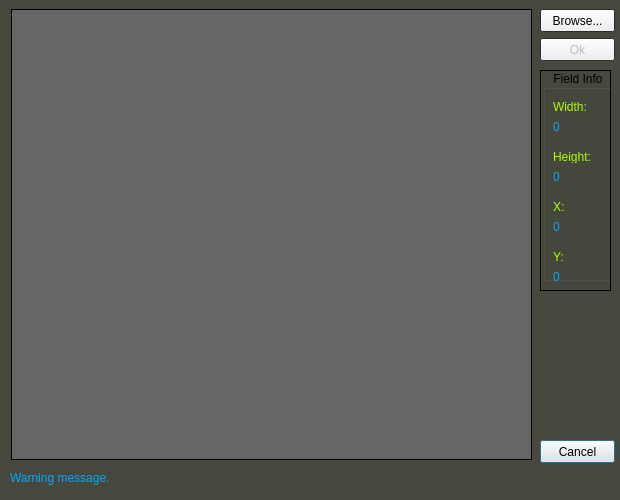
<?xml version="1.0" encoding="UTF-8"?>
<ui version="4.0">
 <class>Dialog</class>
 <widget class="QDialog" name="Dialog">
  <property name="geometry">
   <rect>
    <x>0</x>
    <y>0</y>
    <width>620</width>
    <height>500</height>
   </rect>
  </property>
  <property name="palette">
   <palette>
    <active>
     <colorrole role="Base">
      <brush brushstyle="SolidPattern">
       <color alpha="255">
        <red>255</red>
        <green>255</green>
        <blue>255</blue>
       </color>
      </brush>
     </colorrole>
     <colorrole role="Window">
      <brush brushstyle="SolidPattern">
       <color alpha="255">
        <red>70</red>
        <green>72</green>
        <blue>61</blue>
       </color>
      </brush>
     </colorrole>
    </active>
    <inactive>
     <colorrole role="Base">
      <brush brushstyle="SolidPattern">
       <color alpha="255">
        <red>255</red>
        <green>255</green>
        <blue>255</blue>
       </color>
      </brush>
     </colorrole>
     <colorrole role="Window">
      <brush brushstyle="SolidPattern">
       <color alpha="255">
        <red>70</red>
        <green>72</green>
        <blue>61</blue>
       </color>
      </brush>
     </colorrole>
    </inactive>
    <disabled>
     <colorrole role="Base">
      <brush brushstyle="SolidPattern">
       <color alpha="255">
        <red>70</red>
        <green>72</green>
        <blue>61</blue>
       </color>
      </brush>
     </colorrole>
     <colorrole role="Window">
      <brush brushstyle="SolidPattern">
       <color alpha="255">
        <red>70</red>
        <green>72</green>
        <blue>61</blue>
       </color>
      </brush>
     </colorrole>
    </disabled>
   </palette>
  </property>
  <property name="windowTitle">
   <string>Plate Clipper</string>
  </property>
  <property name="sizeGripEnabled">
   <bool>false</bool>
  </property>
  <property name="modal">
   <bool>true</bool>
  </property>
  <widget class="QWidget" name="widget" native="true">
   <property name="geometry">
    <rect>
     <x>0</x>
     <y>0</y>
     <width>620</width>
     <height>501</height>
    </rect>
   </property>
   <property name="palette">
    <palette>
     <active>
      <colorrole role="Base">
       <brush brushstyle="SolidPattern">
        <color alpha="255">
         <red>255</red>
         <green>255</green>
         <blue>255</blue>
        </color>
       </brush>
      </colorrole>
      <colorrole role="Window">
       <brush brushstyle="SolidPattern">
        <color alpha="255">
         <red>57</red>
         <green>59</green>
         <blue>50</blue>
        </color>
       </brush>
      </colorrole>
     </active>
     <inactive>
      <colorrole role="Base">
       <brush brushstyle="SolidPattern">
        <color alpha="255">
         <red>255</red>
         <green>255</green>
         <blue>255</blue>
        </color>
       </brush>
      </colorrole>
      <colorrole role="Window">
       <brush brushstyle="SolidPattern">
        <color alpha="255">
         <red>57</red>
         <green>59</green>
         <blue>50</blue>
        </color>
       </brush>
      </colorrole>
     </inactive>
     <disabled>
      <colorrole role="Base">
       <brush brushstyle="SolidPattern">
        <color alpha="255">
         <red>57</red>
         <green>59</green>
         <blue>50</blue>
        </color>
       </brush>
      </colorrole>
      <colorrole role="Window">
       <brush brushstyle="SolidPattern">
        <color alpha="255">
         <red>57</red>
         <green>59</green>
         <blue>50</blue>
        </color>
       </brush>
      </colorrole>
     </disabled>
    </palette>
   </property>
   <widget class="QPushButton" name="cancelButton">
    <property name="geometry">
     <rect>
      <x>540</x>
      <y>440</y>
      <width>75</width>
      <height>23</height>
     </rect>
    </property>
    <property name="sizePolicy">
     <sizepolicy hsizetype="Fixed" vsizetype="Fixed">
      <horstretch>0</horstretch>
      <verstretch>0</verstretch>
     </sizepolicy>
    </property>
    <property name="text">
     <string>Cancel</string>
    </property>
   </widget>
   <widget class="ZPictureBox" name="drawingLabel">
    <property name="geometry">
     <rect>
      <x>10</x>
      <y>10</y>
      <width>520</width>
      <height>450</height>
     </rect>
    </property>
    <property name="cursor">
     <cursorShape>CrossCursor</cursorShape>
    </property>
    <property name="text">
     <string/>
    </property>
   </widget>
   <widget class="QPushButton" name="okButton">
    <property name="enabled">
     <bool>false</bool>
    </property>
    <property name="geometry">
     <rect>
      <x>540</x>
      <y>38</y>
      <width>75</width>
      <height>23</height>
     </rect>
    </property>
    <property name="sizePolicy">
     <sizepolicy hsizetype="Fixed" vsizetype="Fixed">
      <horstretch>0</horstretch>
      <verstretch>0</verstretch>
     </sizepolicy>
    </property>
    <property name="text">
     <string>Ok</string>
    </property>
   </widget>
   <widget class="QLabel" name="pictureLabel">
    <property name="geometry">
     <rect>
      <x>11</x>
      <y>9</y>
      <width>521</width>
      <height>451</height>
     </rect>
    </property>
    <property name="sizePolicy">
     <sizepolicy hsizetype="Preferred" vsizetype="Preferred">
      <horstretch>0</horstretch>
      <verstretch>0</verstretch>
     </sizepolicy>
    </property>
    <property name="palette">
     <palette>
      <active>
       <colorrole role="Base">
        <brush brushstyle="SolidPattern">
         <color alpha="255">
          <red>255</red>
          <green>255</green>
          <blue>255</blue>
         </color>
        </brush>
       </colorrole>
       <colorrole role="Window">
        <brush brushstyle="SolidPattern">
         <color alpha="255">
          <red>102</red>
          <green>102</green>
          <blue>102</blue>
         </color>
        </brush>
       </colorrole>
      </active>
      <inactive>
       <colorrole role="Base">
        <brush brushstyle="SolidPattern">
         <color alpha="255">
          <red>255</red>
          <green>255</green>
          <blue>255</blue>
         </color>
        </brush>
       </colorrole>
       <colorrole role="Window">
        <brush brushstyle="SolidPattern">
         <color alpha="255">
          <red>102</red>
          <green>102</green>
          <blue>102</blue>
         </color>
        </brush>
       </colorrole>
      </inactive>
      <disabled>
       <colorrole role="Base">
        <brush brushstyle="SolidPattern">
         <color alpha="255">
          <red>102</red>
          <green>102</green>
          <blue>102</blue>
         </color>
        </brush>
       </colorrole>
       <colorrole role="Window">
        <brush brushstyle="SolidPattern">
         <color alpha="255">
          <red>102</red>
          <green>102</green>
          <blue>102</blue>
         </color>
        </brush>
       </colorrole>
      </disabled>
     </palette>
    </property>
    <property name="cursor">
     <cursorShape>CrossCursor</cursorShape>
    </property>
    <property name="autoFillBackground">
     <bool>true</bool>
    </property>
    <property name="frameShape">
     <enum>QFrame::Box</enum>
    </property>
    <property name="text">
     <string/>
    </property>
    <property name="scaledContents">
     <bool>true</bool>
    </property>
   </widget>
   <widget class="QPushButton" name="browseButton">
    <property name="geometry">
     <rect>
      <x>540</x>
      <y>9</y>
      <width>75</width>
      <height>23</height>
     </rect>
    </property>
    <property name="sizePolicy">
     <sizepolicy hsizetype="Fixed" vsizetype="Fixed">
      <horstretch>0</horstretch>
      <verstretch>0</verstretch>
     </sizepolicy>
    </property>
    <property name="text">
     <string>Browse...</string>
    </property>
   </widget>
   <widget class="QLabel" name="status">
    <property name="geometry">
     <rect>
      <x>10</x>
      <y>470</y>
      <width>601</width>
      <height>16</height>
     </rect>
    </property>
    <property name="palette">
     <palette>
      <active>
       <colorrole role="WindowText">
        <brush brushstyle="SolidPattern">
         <color alpha="255">
          <red>0</red>
          <green>170</green>
          <blue>255</blue>
         </color>
        </brush>
       </colorrole>
      </active>
      <inactive>
       <colorrole role="WindowText">
        <brush brushstyle="SolidPattern">
         <color alpha="255">
          <red>0</red>
          <green>170</green>
          <blue>255</blue>
         </color>
        </brush>
       </colorrole>
      </inactive>
      <disabled>
       <colorrole role="WindowText">
        <brush brushstyle="SolidPattern">
         <color alpha="255">
          <red>120</red>
          <green>120</green>
          <blue>120</blue>
         </color>
        </brush>
       </colorrole>
      </disabled>
     </palette>
    </property>
    <property name="text">
     <string>Warning message.</string>
    </property>
   </widget>
   <widget class="QFrame" name="frame">
    <property name="geometry">
     <rect>
      <x>540</x>
      <y>70</y>
      <width>71</width>
      <height>221</height>
     </rect>
    </property>
    <property name="frameShape">
     <enum>QFrame::Box</enum>
    </property>
    <property name="frameShadow">
     <enum>QFrame::Plain</enum>
    </property>
    <widget class="QGroupBox" name="groupBox">
     <property name="geometry">
      <rect>
       <x>3</x>
       <y>0</y>
       <width>71</width>
       <height>211</height>
      </rect>
     </property>
     <property name="title">
      <string>Field Info</string>
     </property>
     <property name="alignment">
      <set>Qt::AlignCenter</set>
     </property>
     <widget class="QLabel" name="label">
      <property name="geometry">
       <rect>
        <x>10</x>
        <y>30</y>
        <width>46</width>
        <height>13</height>
       </rect>
      </property>
      <property name="palette">
       <palette>
        <active>
         <colorrole role="WindowText">
          <brush brushstyle="SolidPattern">
           <color alpha="255">
            <red>170</red>
            <green>255</green>
            <blue>0</blue>
           </color>
          </brush>
         </colorrole>
        </active>
        <inactive>
         <colorrole role="WindowText">
          <brush brushstyle="SolidPattern">
           <color alpha="255">
            <red>170</red>
            <green>255</green>
            <blue>0</blue>
           </color>
          </brush>
         </colorrole>
        </inactive>
        <disabled>
         <colorrole role="WindowText">
          <brush brushstyle="SolidPattern">
           <color alpha="255">
            <red>120</red>
            <green>120</green>
            <blue>120</blue>
           </color>
          </brush>
         </colorrole>
        </disabled>
       </palette>
      </property>
      <property name="text">
       <string>Width:</string>
      </property>
     </widget>
     <widget class="QLabel" name="label_2">
      <property name="geometry">
       <rect>
        <x>10</x>
        <y>80</y>
        <width>46</width>
        <height>13</height>
       </rect>
      </property>
      <property name="palette">
       <palette>
        <active>
         <colorrole role="WindowText">
          <brush brushstyle="SolidPattern">
           <color alpha="255">
            <red>170</red>
            <green>255</green>
            <blue>0</blue>
           </color>
          </brush>
         </colorrole>
        </active>
        <inactive>
         <colorrole role="WindowText">
          <brush brushstyle="SolidPattern">
           <color alpha="255">
            <red>170</red>
            <green>255</green>
            <blue>0</blue>
           </color>
          </brush>
         </colorrole>
        </inactive>
        <disabled>
         <colorrole role="WindowText">
          <brush brushstyle="SolidPattern">
           <color alpha="255">
            <red>120</red>
            <green>120</green>
            <blue>120</blue>
           </color>
          </brush>
         </colorrole>
        </disabled>
       </palette>
      </property>
      <property name="text">
       <string>Height:</string>
      </property>
     </widget>
     <widget class="QLabel" name="label_3">
      <property name="geometry">
       <rect>
        <x>10</x>
        <y>130</y>
        <width>46</width>
        <height>13</height>
       </rect>
      </property>
      <property name="palette">
       <palette>
        <active>
         <colorrole role="WindowText">
          <brush brushstyle="SolidPattern">
           <color alpha="255">
            <red>170</red>
            <green>255</green>
            <blue>0</blue>
           </color>
          </brush>
         </colorrole>
        </active>
        <inactive>
         <colorrole role="WindowText">
          <brush brushstyle="SolidPattern">
           <color alpha="255">
            <red>170</red>
            <green>255</green>
            <blue>0</blue>
           </color>
          </brush>
         </colorrole>
        </inactive>
        <disabled>
         <colorrole role="WindowText">
          <brush brushstyle="SolidPattern">
           <color alpha="255">
            <red>120</red>
            <green>120</green>
            <blue>120</blue>
           </color>
          </brush>
         </colorrole>
        </disabled>
       </palette>
      </property>
      <property name="text">
       <string>X:</string>
      </property>
     </widget>
     <widget class="QLabel" name="label_4">
      <property name="geometry">
       <rect>
        <x>10</x>
        <y>180</y>
        <width>46</width>
        <height>13</height>
       </rect>
      </property>
      <property name="palette">
       <palette>
        <active>
         <colorrole role="WindowText">
          <brush brushstyle="SolidPattern">
           <color alpha="255">
            <red>170</red>
            <green>255</green>
            <blue>0</blue>
           </color>
          </brush>
         </colorrole>
        </active>
        <inactive>
         <colorrole role="WindowText">
          <brush brushstyle="SolidPattern">
           <color alpha="255">
            <red>170</red>
            <green>255</green>
            <blue>0</blue>
           </color>
          </brush>
         </colorrole>
        </inactive>
        <disabled>
         <colorrole role="WindowText">
          <brush brushstyle="SolidPattern">
           <color alpha="255">
            <red>120</red>
            <green>120</green>
            <blue>120</blue>
           </color>
          </brush>
         </colorrole>
        </disabled>
       </palette>
      </property>
      <property name="text">
       <string>Y:</string>
      </property>
     </widget>
     <widget class="QLabel" name="width">
      <property name="geometry">
       <rect>
        <x>10</x>
        <y>50</y>
        <width>46</width>
        <height>13</height>
       </rect>
      </property>
      <property name="palette">
       <palette>
        <active>
         <colorrole role="WindowText">
          <brush brushstyle="SolidPattern">
           <color alpha="255">
            <red>0</red>
            <green>170</green>
            <blue>255</blue>
           </color>
          </brush>
         </colorrole>
        </active>
        <inactive>
         <colorrole role="WindowText">
          <brush brushstyle="SolidPattern">
           <color alpha="255">
            <red>0</red>
            <green>170</green>
            <blue>255</blue>
           </color>
          </brush>
         </colorrole>
        </inactive>
        <disabled>
         <colorrole role="WindowText">
          <brush brushstyle="SolidPattern">
           <color alpha="255">
            <red>120</red>
            <green>120</green>
            <blue>120</blue>
           </color>
          </brush>
         </colorrole>
        </disabled>
       </palette>
      </property>
      <property name="text">
       <string>0</string>
      </property>
     </widget>
     <widget class="QLabel" name="height">
      <property name="geometry">
       <rect>
        <x>10</x>
        <y>100</y>
        <width>46</width>
        <height>13</height>
       </rect>
      </property>
      <property name="palette">
       <palette>
        <active>
         <colorrole role="WindowText">
          <brush brushstyle="SolidPattern">
           <color alpha="255">
            <red>0</red>
            <green>170</green>
            <blue>255</blue>
           </color>
          </brush>
         </colorrole>
        </active>
        <inactive>
         <colorrole role="WindowText">
          <brush brushstyle="SolidPattern">
           <color alpha="255">
            <red>0</red>
            <green>170</green>
            <blue>255</blue>
           </color>
          </brush>
         </colorrole>
        </inactive>
        <disabled>
         <colorrole role="WindowText">
          <brush brushstyle="SolidPattern">
           <color alpha="255">
            <red>120</red>
            <green>120</green>
            <blue>120</blue>
           </color>
          </brush>
         </colorrole>
        </disabled>
       </palette>
      </property>
      <property name="text">
       <string>0</string>
      </property>
     </widget>
     <widget class="QLabel" name="x">
      <property name="geometry">
       <rect>
        <x>10</x>
        <y>150</y>
        <width>46</width>
        <height>13</height>
       </rect>
      </property>
      <property name="palette">
       <palette>
        <active>
         <colorrole role="WindowText">
          <brush brushstyle="SolidPattern">
           <color alpha="255">
            <red>0</red>
            <green>170</green>
            <blue>255</blue>
           </color>
          </brush>
         </colorrole>
        </active>
        <inactive>
         <colorrole role="WindowText">
          <brush brushstyle="SolidPattern">
           <color alpha="255">
            <red>0</red>
            <green>170</green>
            <blue>255</blue>
           </color>
          </brush>
         </colorrole>
        </inactive>
        <disabled>
         <colorrole role="WindowText">
          <brush brushstyle="SolidPattern">
           <color alpha="255">
            <red>120</red>
            <green>120</green>
            <blue>120</blue>
           </color>
          </brush>
         </colorrole>
        </disabled>
       </palette>
      </property>
      <property name="text">
       <string>0</string>
      </property>
     </widget>
     <widget class="QLabel" name="y">
      <property name="geometry">
       <rect>
        <x>10</x>
        <y>200</y>
        <width>46</width>
        <height>13</height>
       </rect>
      </property>
      <property name="palette">
       <palette>
        <active>
         <colorrole role="WindowText">
          <brush brushstyle="SolidPattern">
           <color alpha="255">
            <red>0</red>
            <green>170</green>
            <blue>255</blue>
           </color>
          </brush>
         </colorrole>
        </active>
        <inactive>
         <colorrole role="WindowText">
          <brush brushstyle="SolidPattern">
           <color alpha="255">
            <red>0</red>
            <green>170</green>
            <blue>255</blue>
           </color>
          </brush>
         </colorrole>
        </inactive>
        <disabled>
         <colorrole role="WindowText">
          <brush brushstyle="SolidPattern">
           <color alpha="255">
            <red>120</red>
            <green>120</green>
            <blue>120</blue>
           </color>
          </brush>
         </colorrole>
        </disabled>
       </palette>
      </property>
      <property name="text">
       <string>0</string>
      </property>
     </widget>
    </widget>
   </widget>
   <zorder>cancelButton</zorder>
   <zorder>okButton</zorder>
   <zorder>pictureLabel</zorder>
   <zorder>browseButton</zorder>
   <zorder>drawingLabel</zorder>
   <zorder>status</zorder>
   <zorder>frame</zorder>
  </widget>
 </widget>
 <customwidgets>
  <customwidget>
   <class>ZPictureBox</class>
   <extends>QLabel</extends>
   <header location="global">zpicturebox.h</header>
  </customwidget>
 </customwidgets>
 <resources/>
 <connections/>
</ui>
